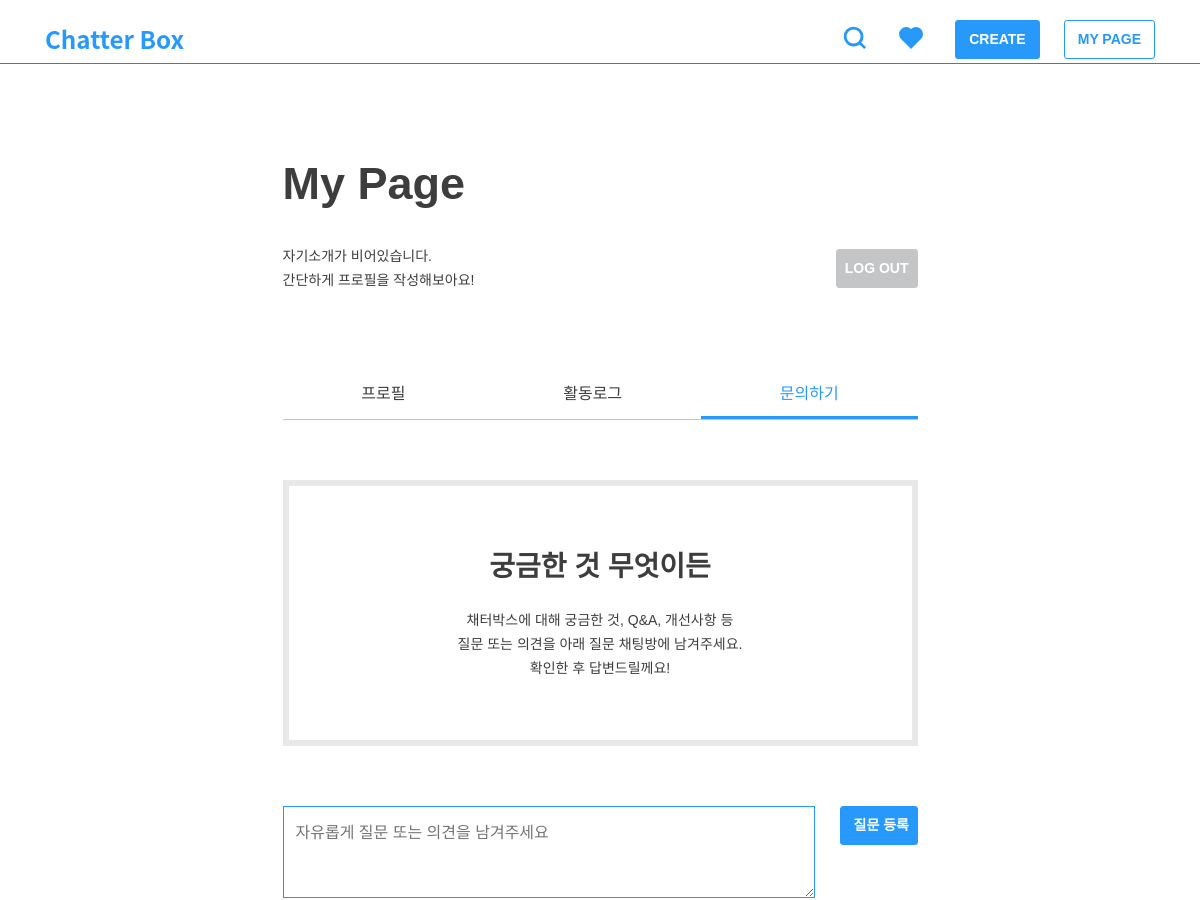
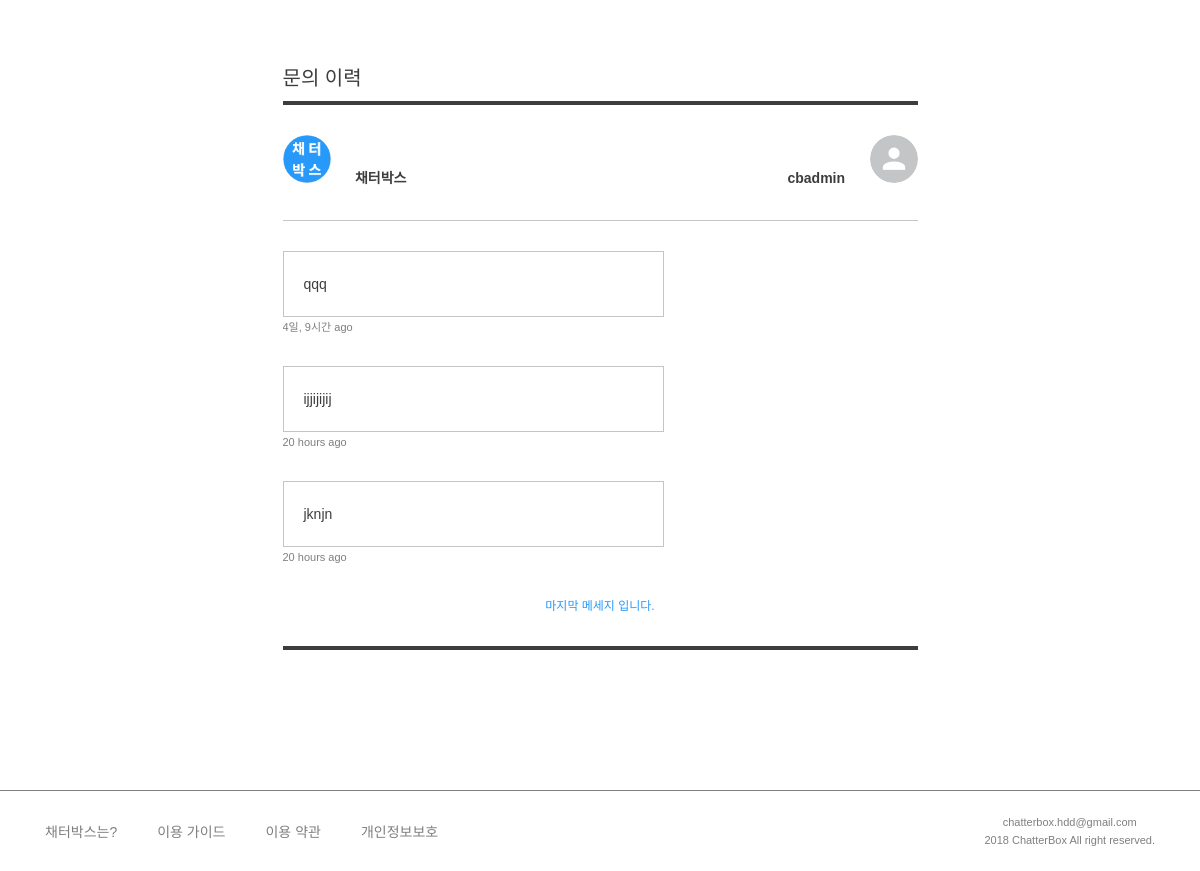
Screenshot of /member/contact/ (signed in) with the database file from the repository (2 pictures, top to bottom).
### member/models.py (models this page shows, shortened)
class User(AbstractUser):
    GENDER_MALE = 'm'
    GENDER_FEMALE = 'f'
    GENDER_OTHER = 'o'
    CHOICES_GENDER = (
        (GENDER_MALE, '남성'),
        (GENDER_FEMALE, '여성'),
        (GENDER_OTHER, '기타'),
    )
    profile_image = models.ImageField(default='default/user.png', null=True, upload_to='user')
    bio = models.CharField(max_length=160, null=True)
    gender = models.CharField(max_length=1, choices=CHOICES_GENDER)
    like_posts = models.ManyToManyField('post.Post', blank=True, related_name='like_users')
    like_comments = models.ManyToManyField('comment.Comment', blank=True, related_name='like_comments')
    hate_comments = models.ManyToManyField('comment.Comment', blank=True, related_name='hate_comments')
    objects = UserManager()

class ContactChat(models.Model):
    owner = models.ForeignKey(settings.AUTH_USER_MODEL, related_name='owner')
    author = models.ForeignKey(settings.AUTH_USER_MODEL, related_name='author')
    created_at = models.DateTimeField(auto_now_add=True, null=True)
    content = models.TextField()
    @property
    def natural_time(self):
        return naturaltime(self.created_at)

### member/views.py (the view)
@login_required
def contact(request):
    user = request.user
    chats = ContactChat.objects.filter(owner=user)
    chat_form = ContactChatForm()
    context = {
        'user': user,
        'chats': chats,
        'chat_form': chat_form,
    }
    return render(request, 'member/contact.html', context)

### member/forms.py
class ContactChatForm(forms.ModelForm):
    class Meta:
        model = ContactChat
        fields = (
            'content',
        )
        widgets = {
            'content': forms.Textarea(
                attrs={
                    'class': 'content',
                    'placeholder': '자유롭게 질문 또는 의견을 남겨주세요',
                }
            )
        }

### templates/member/contact.html (shortened to what this page needs)
{% extends 'base.html' %}
{% load static %}
{% block customCSS %}
<link rel="stylesheet" href="{% static 'css/member/my_page.css' %}">
<link rel="stylesheet" href="{% static 'css/member/contact.css' %}">
{% endblock %}
{% block content %}
<div class="row justify-content-center">
    <div class="col-7 mypage">
        <h2>My Page</h2>
        <div class="info-area">
            {% if user.bio %}
            <h6>{{ user.bio }}</h6>
            {% else %}
            <h6>자기소개가 비어있습니다.<br />간단하게 프로필을 작성해보아요!</h6>
            {% endif %}
            <a class="btn btn-gray" href="{% url 'member:logout' %}">LOG OUT</a>
        </div>
        <div class="mypage-body">
            <ul class="nav nav-pills nav-fill">
                <li class="nav-item"><a class="tab-link" href="{% url 'member:my_page' %}">
                        <h5>프로필</h5>
                    </a></li>
                <li class="nav-item"><a class="tab-link" href="{% url 'member:user_log' %}">
                        <h5>활동로그</h5>
                    </a></li>
                <li class="nav-item"><a class="tab-link active" href="#">
                        <h5>문의하기</h5>
                    </a></li>
            </ul>
            <div class="tab-pane" id="pills-contact">
                <div class="mypage-header">
                    <h3>궁금한 것 무엇이든</h3>
                    <h6>채터박스에 대해 궁금한 것, Q&A, 개선사항 등<br />질문 또는 의견을 아래 질문 채팅방에 남겨주세요.<br />확인한 후 답변드릴께요!</h6>
                </div>
                <form id="add-chat-form" action="{% url 'member:create_chat' %}" method="POST">
                    {{ chat_form.content }}
                    <input type="button" class="add-chat btn btn-fill" value="질문 등록">
                </form>
                <div class="chat-list">
                    <h4>문의 이력</h4>
                    <div class="list-header">
                        <div class="admin-header">
                            <img class="category-icon" src="{% static '/img/categories/all.png' %}" />
                            <h6>채터박스</h6>
                        </div>
                        <div class="user-header">
                            <h6>{{ user.username }}</h6>
                            <img class="profile_image" src="/media/{{ user.profile_image }}" />
                        </div>
                    </div>
                    <div class="list-body">
                        <div class="load-chat">
                            {% if chats %}
                            {% for chat in chats.all %}
                            {% if chat.author.is_staff %}
                            <div class="chat admin">
                                <h6>{{ chat.content }}</h6>
                                <span>{{ chat.natural_time }}</span>
                            </div>
                            {% else %}
                            <div class="chat">
                                <h6>{{ chat.content }}</h6>
                                <span>{{ chat.natural_time }}</span>
                            </div>
                            {% endif %}
                            {% endfor %}
                            <p>마지막 메세지 입니다.</p>
                            {% else %}
                            <div class="empty">
                                <h4>문의 이력이 없습니다.</h4>
                                <img src="{% static '/img/help.svg' %}" alt="">
                                <p>질문을 등록해 놓으시면 채터박스가<br />확인 후에 답변을 남겨드려요.<br />질문이 아닌 단순한 글에는 답변이 달리지 않아요.</p>
                            </div>
                            {% endif%}
                        </div>
                    </div>
                </div>
            </div>
        </div>
    </div>
</div>
{% endblock %}

### static/css/style.css (style rules this page uses)
html, body, div, span, applet, object, iframe, h1, h2, h3, h4, h5, h6, p, blockquote, pre, a, abbr, acronym, address, big, cite, code, del, dfn, em, img, ins, kbd, q, s, samp, small, strike, strong, sub, sup, tt, var, b, u, i, center, dl, dt, dd, ol, ul, li, fieldset, form, label, legend, table, caption, tbody, tfoot, thead, tr, th, td, article, aside, canvas, details, embed, figure, figcaption, footer, header, hgroup, menu, nav, output, ruby, section, summary, time, mark, audio, video { margin: 0; padding: 0; border: 0; font-size: 100%; font: inherit; vertical-align: baseline; }
body { display: flex; min-height: 100vh; flex-direction: column; font-family: "Noto Sans KR", sans-serif; }
ol, ul { list-style: none; }
a { all: unset; text-decoration: none !important; cursor: pointer; }
h2 { font-size: 45px; line-height: 80px; font-weight: 700; color: #3d3d3d; }
h3 { font-size: 28px; line-height: 42px; font-weight: 500; color: #3d3d3d; }
h4 { font-size: 20px; line-height: 30px; font-weight: 500; color: #3d3d3d; }
h5 { font-size: 16px; line-height: 24px; font-weight: 500; color: #3d3d3d; }
h6 { font-size: 14px; line-height: 24px; font-weight: 400; color: #3d3d3d; }
p { font-size: 12px; line-height: 20px; font-weight: 400; color: #7f7f7f; }
span { font-size: 11px; line-height: 18px; font-weight: 400; color: #7f7f7f; }
.btn { padding: 8px 13px; border-radius: 3px; font-size: 14px; font-weight: 700; }
.btn-fill { color: #fff !important; background-color: #2699FB; border: 1px solid #2699FB; }
.btn-gray { color: #fff !important; background-color: #C3C5C7; border: 1px solid #C3C5C7; }
.nav-pills { border-bottom: 1px solid #C3C5C7; }
.nav-pills .tab-link h5 { padding: 10px; }
.nav-pills .tab-link.active h5 { color: #2699FB; border-bottom: 3px solid #2699FB; }

### static/css/member/my_page.css (style rules this page uses)
.mypage { margin: 80px 0; }
.mypage h2 { margin-bottom: 20px; }
.mypage .info-area { display: flex; justify-content: space-between; align-items: center; margin-bottom: 80px; }
.mypage .info-area .btn-gray { padding: 8px; }
.mypage-body { margin-bottom: 60px; }
.mypage-body .mypage-header { width: 100%; margin: 60px 0; padding: 60px; text-align: center; border: 6px solid #E8E8E8; }
.mypage-body .mypage-header h3 { font-weight: 700; margin-bottom: 20px; }

### static/css/member/contact.css (style rules this page uses)
#add-chat-form { display: flex; justify-content: space-between; align-items: flex-start; margin-bottom: 65px; }
#add-chat-form .content { width: 100%; height: 92px; margin-right: 25px; padding: 12px; border: 1px solid #2699FB; }
#add-chat-form .add-chat { width: 78px; }
.chat-list { border-bottom: 4px solid #3d3d3d; }
.chat-list h4 { padding-bottom: 8px; }
.chat-list .list-header { display: flex; justify-content: space-between; padding: 30px 0; border-top: 4px solid #3D3D3D; border-bottom: 1px solid #C3C5C7; }
.chat-list .list-header img { width: 48px; height: 48px; border-radius: 50%; }
.chat-list .list-header h6 { display: inline; font-weight: 700; margin: 0 20px; }
.chat-list .list-body { overflow: auto; margin-top: 15px; }
.chat-list .list-body .chat { width: 60%; float: right; margin: 15px 0; text-align: right; }
.chat-list .list-body .chat h6 { padding: 20px; background-color: #2699FB; color: #fff; }
.chat-list .list-body .admin { float: left; text-align: left; }
.chat-list .list-body .admin h6 { padding: 20px; background-color: #fff; color: #3D3D3D; border: 1px solid #C3C5C7; }
.chat-list .list-body p { padding: 15px 0 30px; color: #2699FB; text-align: center; float: left; width: 100%; }

### rows the page displays
User: username "cbadmin", profile_image (placeholder picture)
ContactChat: content "qqq", natural_time "4일, 9시간 ago"
ContactChat: content "ijjijijij", natural_time "20 hours ago"
ContactChat: content "jknjn", natural_time "20 hours ago"
